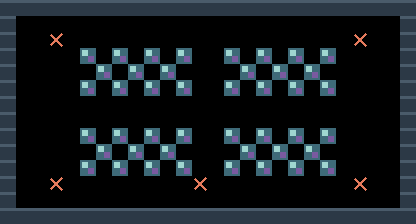

Rendered tile map (Tiled .tmx) drawn with the repository's tilesets; below, a short description and the full map source, tile grids included:
An orthogonal 26x14 tile map with 16x16 px tiles, 2 tile layers (terreno, marcadores).

<map version="1.10" tiledversion="1.11.0" orientation="orthogonal" renderorder="right-down" width="26" height="14" tilewidth="16" tileheight="16" infinite="0" nextlayerid="3" nextobjectid="1">
 <properties>
  <property name="tipo" value="cat_combate" />
  <property name="nombre" value="coro" />
 </properties>
 <tileset firstgid="1" source="muelle.tsx" />
 <layer id="1" name="terreno" width="26" height="14">
  <data encoding="csv">
1,1,1,1,1,1,1,1,1,1,1,1,1,1,1,1,1,1,1,1,1,1,1,1,1,1,
1,0,0,0,0,0,0,0,0,0,0,0,0,0,0,0,0,0,0,0,0,0,0,0,0,1,
1,0,0,0,0,0,0,0,0,0,0,0,0,0,0,0,0,0,0,0,0,0,0,0,0,1,
1,0,0,0,0,5,0,5,0,5,0,5,0,0,5,0,5,0,5,0,5,0,0,0,0,1,
1,0,0,0,0,0,5,0,5,0,5,0,0,0,0,5,0,5,0,5,0,0,0,0,0,1,
1,0,0,0,0,5,0,5,0,5,0,5,0,0,5,0,5,0,5,0,5,0,0,0,0,1,
1,0,0,0,0,0,0,0,0,0,0,0,0,0,0,0,0,0,0,0,0,0,0,0,0,1,
1,0,0,0,0,0,0,0,0,0,0,0,0,0,0,0,0,0,0,0,0,0,0,0,0,1,
1,0,0,0,0,5,0,5,0,5,0,5,0,0,5,0,5,0,5,0,5,0,0,0,0,1,
1,0,0,0,0,0,5,0,5,0,5,0,0,0,0,5,0,5,0,5,0,0,0,0,0,1,
1,0,0,0,0,5,0,5,0,5,0,5,0,0,5,0,5,0,5,0,5,0,0,0,0,1,
1,0,0,0,0,0,0,0,0,0,0,0,0,0,0,0,0,0,0,0,0,0,0,0,0,1,
1,0,0,0,0,0,0,0,0,0,0,0,0,0,0,0,0,0,0,0,0,0,0,0,0,1,
1,1,1,1,1,1,1,1,1,1,1,1,1,1,1,1,1,1,1,1,1,1,1,1,1,1
</data>
 </layer>
 <layer id="2" name="marcadores" width="26" height="14">
  <data encoding="csv">
0,0,0,0,0,0,0,0,0,0,0,0,0,0,0,0,0,0,0,0,0,0,0,0,0,0,
0,0,0,0,0,0,0,0,0,0,0,0,0,0,0,0,0,0,0,0,0,0,0,0,0,0,
0,0,0,3,0,0,0,0,0,0,0,0,0,0,0,0,0,0,0,0,0,0,3,0,0,0,
0,0,0,0,0,0,0,0,0,0,0,0,0,0,0,0,0,0,0,0,0,0,0,0,0,0,
0,0,0,0,0,0,0,0,0,0,0,0,0,0,0,0,0,0,0,0,0,0,0,0,0,0,
0,0,0,0,0,0,0,0,0,0,0,0,0,0,0,0,0,0,0,0,0,0,0,0,0,0,
0,0,0,0,0,0,0,0,0,0,0,0,0,0,0,0,0,0,0,0,0,0,0,0,0,0,
0,0,0,0,0,0,0,0,0,0,0,0,0,0,0,0,0,0,0,0,0,0,0,0,0,0,
0,0,0,0,0,0,0,0,0,0,0,0,0,0,0,0,0,0,0,0,0,0,0,0,0,0,
0,0,0,0,0,0,0,0,0,0,0,0,0,0,0,0,0,0,0,0,0,0,0,0,0,0,
0,0,0,0,0,0,0,0,0,0,0,0,0,0,0,0,0,0,0,0,0,0,0,0,0,0,
0,0,0,3,0,0,0,0,0,0,0,0,3,0,0,0,0,0,0,0,0,0,3,0,0,0,
0,0,0,0,0,0,0,0,0,0,0,0,0,0,0,0,0,0,0,0,0,0,0,0,0,0,
0,0,0,0,0,0,0,0,0,0,0,0,0,0,0,0,0,0,0,0,0,0,0,0,0,0
</data>
 </layer>
</map>
